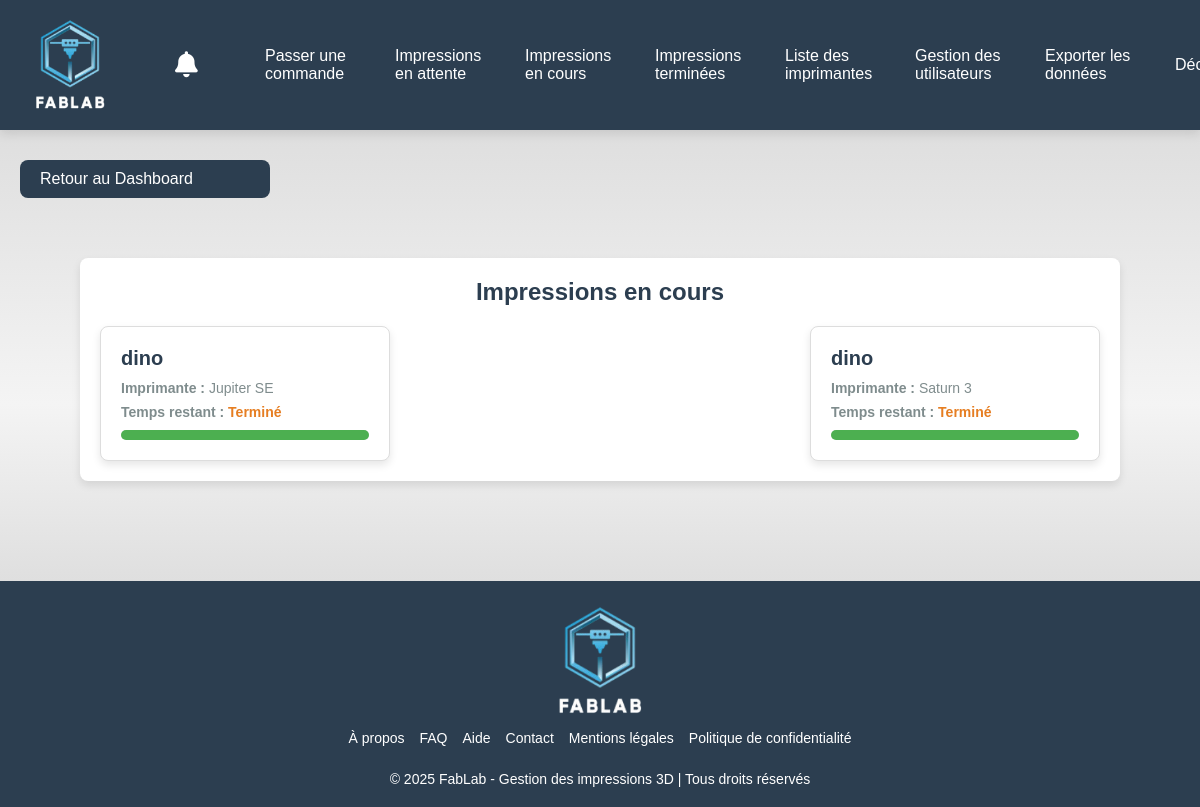
The page /backend/views/cours.php (signed in) on the database as committed earlier.
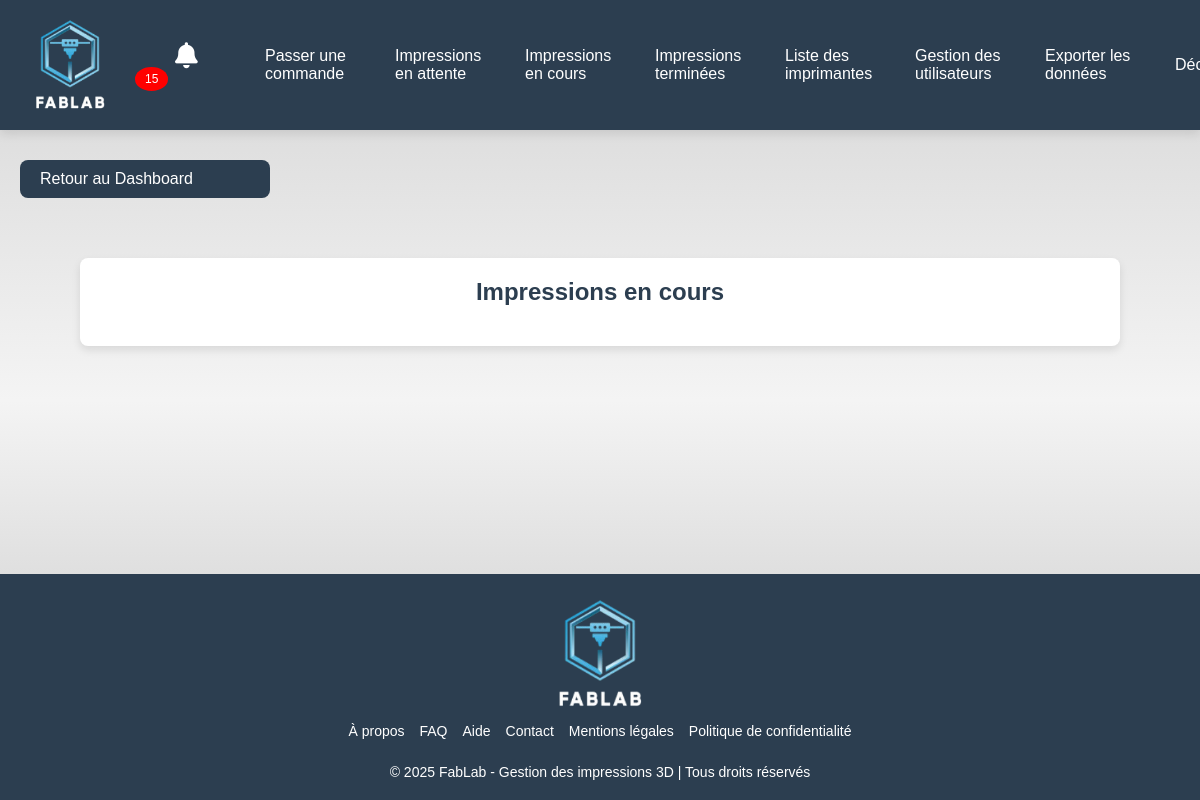
The same page on the database as committed later.
### tables this page shows
CREATE TABLE IF NOT EXISTS `commandes` (
  `id` int NOT NULL AUTO_INCREMENT,
  `utilisateur_id` int NOT NULL,
  `nom_commande` varchar(100) NOT NULL,
  `couleur` varchar(50) NOT NULL,
  `hauteur` decimal(6,2) NOT NULL,
  `longueur` decimal(6,2) NOT NULL,
  `largeur` decimal(6,2) NOT NULL,
  `fichier_stl` varchar(255) NOT NULL,
  `statut` enum('en attente','en cours','terminé') DEFAULT 'en attente',
  `date_creation` timestamp NULL DEFAULT CURRENT_TIMESTAMP,
  `imprimante_id` int DEFAULT NULL,
  `duree` int DEFAULT NULL,
  `heure_debut` timestamp NULL DEFAULT NULL,
  `notification_envoyee` tinyint(1) DEFAULT '0',
  `type_impression` varchar(20) NOT NULL,
  PRIMARY KEY (`id`),
  KEY `utilisateur_id` (`utilisateur_id`),
  KEY `imprimante_id` (`imprimante_id`)
);

CREATE TABLE IF NOT EXISTS `imprimantes` (
  `id` int NOT NULL AUTO_INCREMENT,
  `nom` varchar(100) NOT NULL,
  `type` enum('résine','filament') NOT NULL,
  `photo` varchar(255) NOT NULL,
  `etat` enum('libre','en impression','maintenance') DEFAULT 'libre',
  PRIMARY KEY (`id`)
);

### backend/views/cours.php (the view, shortened to what this page needs)
<?php
include '../db/config.php';
?>
<!DOCTYPE html>
<html lang="fr">
<head>
    <link rel="stylesheet" href="/public/assets/css/header.css">
    <link rel="stylesheet" href="/public/assets/css/cours.css">
    <link rel="stylesheet" href="/public/assets/css/footer.css">
</head>
<body>
<?php include '../../backend/includes/header.php'; ?>
<a href="/backend/views/dashboard-admin.php" class="back-btn">Retour au Dashboard</a>
    <div class="container">
        <div id="encours" >
            <h2>Impressions en cours</h2>
            <div class="order-list1">
                <?php
                $stmt = $pdo->query("
                    SELECT commandes.*, imprimantes.nom AS imprimante_nom
                    FROM commandes
                    JOIN imprimantes ON commandes.imprimante_id = imprimantes.id
                    WHERE commandes.statut = 'en cours'
                    ORDER BY commandes.heure_debut DESC
                ");
                while ($row = $stmt->fetch()) {
                    $heure_debut = strtotime($row['heure_debut']);
                    $heure_fin = $heure_debut + ($row['duree'] * 60);
                    $temps_restant = max(0, $heure_fin - time());
                    $total_time = $row['duree'] * 60;
                    ?>
                    <div class='order-card1'>
                        <div class='order-info1'>
                            <h3><?php echo htmlspecialchars($row['nom_commande']); ?></h3>
                            <p><strong>Imprimante :</strong> <?php echo htmlspecialchars($row['imprimante_nom']); ?></p>
                            <p><strong>Temps restant :</strong>
                                <span class='timer' id='timer-<?php echo $row['id']; ?>' data-time='<?php echo $temps_restant; ?>'>
                                </span>
                            </p>
                            <div class='print-progress'>
                                <div class='progress-bar'
                                    id='progress-bar-<?php echo $row['id']; ?>'
                                    data-order-id='<?php echo $row['id']; ?>'
                                    data-total-time='<?php echo $total_time; ?>'
                                    data-start-time='<?php echo $heure_debut; ?>'
                                    style='width: 0%; height: 10px; background-color: gray; transition: width 1s linear;'>
                                </div>
                            </div>
                        </div>
                    </div>
                <?php
                }
                ?>
            </div>
        </div>
    </div>
<?php include '../../backend/includes/footer.php'; ?>
</body>
</html>

### backend/includes/header.php (shortened to what this page needs)
<?php
include '../db/config.php';
if (isset($_SESSION["user_id"])) {
    $user_id = $_SESSION["user_id"];
    $stmtUnreadCount = $pdo->prepare("SELECT COUNT(*) FROM notifications WHERE user_id = ? AND status = 'unread'");
    $stmtUnreadCount->execute([$user_id]);
    $unreadCount = $stmtUnreadCount->fetchColumn();
} else {
    $unreadCount = 0;
}
?>
<!DOCTYPE html>
<html lang="fr">
<head>
    <link rel="stylesheet" href="/public/assets/css/header.css">
    <link rel="stylesheet" href="/public/assets/css/index.css">
    <link rel="stylesheet" href="https://cdnjs.cloudflare.com/ajax/libs/font-awesome/6.0.0-beta3/css/all.min.css">
</head>
<body>
    <header>
        <nav class="navbar">
            <div class="nav-container">
                <a href="/backend/views/index.php" class="logo">
                    <img src="/public/assets/images/logo-FabLab.png" alt="FabLab Logo">
                </a>
                <div class="nav-links">
                    <?php if (!isset($_SESSION['user_id'])): ?>
                        <a href="/backend/views/login.php">Connexion</a>
                    <?php else: ?>
                        <?php if ($_SESSION['role'] === 'admin'): ?>
                            <a href="/backend/views/notification-admin.php">
                                <i class="fas fa-bell"></i>
                                <?php if ($unreadCount > 0) { ?>
                                    <span class="notification-badge"><?php echo $unreadCount; ?></span>
                                <?php } ?>
                            </a>
                            <a href="/backend/views/commande.php">Passer une commande</a>
                            <a href="/backend/views/attentes.php">Impressions en attente</a>
                            <a href="/backend/views/cours.php">Impressions en cours</a>
                            <a href="/backend/views/terminees.php">Impressions terminées</a>
                            <a href="/backend/views/imprimantes.php">Liste des imprimantes</a>
                            <a href="/backend/views/gestion.php">Gestion des utilisateurs</a>
                            <a href="/backend/views/export.php">Exporter les données</a>
                            <a href="/backend/controllers/logout.php">Déconnexion</a>
                        <?php endif; ?>
                    <?php endif; ?>
                </div>
            </div>
        </nav>
    </header>
</body>
</html>

Rows that differ between the two databases and show on the page:
no longer on this page (row edited): commandes: nom_commande "dino", imprimante.nom "Jupiter SE", duree 30 (drawn)
no longer on this page (row edited): commandes: nom_commande "dino", imprimante.nom "Saturn 3", duree 20 (drawn)
Other text that changed with them:
$unreadCount: (not shown) → "15"
